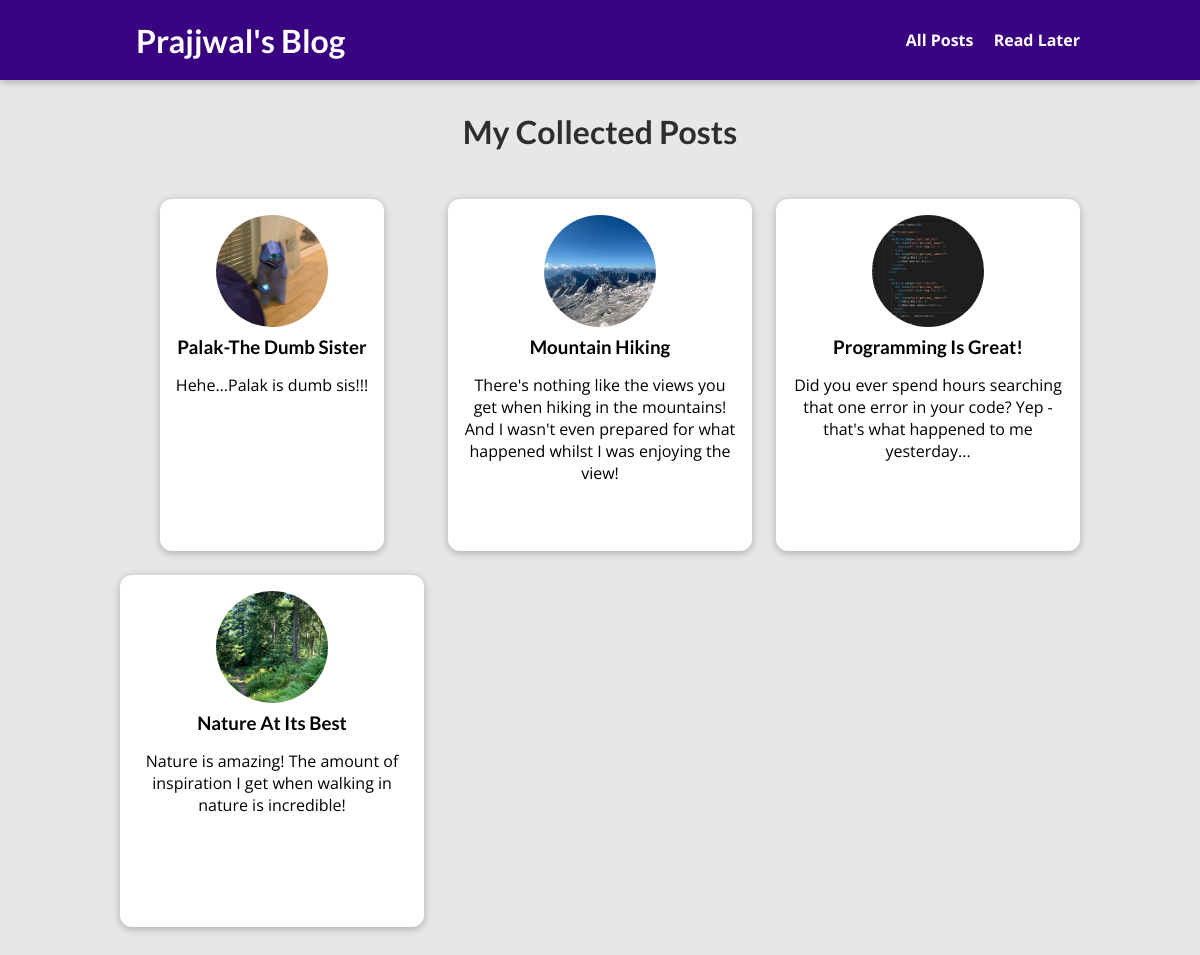
The page /posts on the database its author committed.
### blog/models.py (models this page shows, shortened)
class Post(models.Model):
    title=models.CharField(max_length=150)
    excerpt=models.CharField(max_length=200)
    image_name=models.ImageField(upload_to='images',null=True, height_field=None, width_field=None, max_length=None)
    date=models.DateField(auto_now=True, auto_now_add=False)
    slug=models.SlugField(unique=True,db_index=True)
    content=models.TextField(validators=[MinLengthValidator(10)])
    author=models.ForeignKey(Author, on_delete=models.SET_NULL,null=True,related_name='posts')
    tag=models.ManyToManyField(Tag)

### blog/views.py (the view)
# urls.py: path('posts',views.Posts.as_view(),name="posts-page"),
class Posts(ListView):
    template_name="blog/all-posts.html"
    model=Post
    ordering=["-date"]
    context_object_name="posts"

### blog/templates/blog/all-posts.html (shortened to what this page needs)
{% extends "base.html" %}
{% load static %}
{% block css_files %}
  <link rel="stylesheet" href="{% static "blog/post.css" %}" />
  <link rel="stylesheet" href="{% static "blog/all-posts.css" %}" />
{% endblock %}
{% block content %}
<section id="all-posts">
  <h2>My Collected Posts</h2>
  <ul>
    {% for post in posts  %}
        {% include "blog/includes/post.html" %}
    {% endfor %}
  </ul>
</section>
{% endblock %}

### blog/templates/blog/includes/post.html (shortened to what this page needs)
{% load static %}
<li>
  <article class="post">
    <a href="{% url "post-detail-page" post.slug %}">
       <img src="{{post.image_name.url}}" alt="{{post.title}}"
      />
      <div class="post__content">
        <h3>{{post.title}}</h3>
        <p>{{post.excerpt}}</p>
      </div>
    </a>
  </article>
</li>

### static/app.css (style rules this page uses)
* { box-sizing: border-box; }
html { font-family: 'Open Sans', 'Lato', sans-serif; }
body { margin: 0; }
h1, h2, h3 { font-family: 'Lato', sans-serif; font-weight: bold; }

### blog/static/blog/post.css (style rules this page uses)
.post { display: flex; flex-direction: column; align-items: center; text-align: center; }
.post a { text-decoration: none; color: black; transition: all 0.2s ease; padding: 1rem; }
.post img { width: 5rem; height: 5rem; object-fit: cover; border-radius: 50%; }
.post h3 { margin: 0.25rem 0; }

### blog/static/blog/all-posts.css (style rules this page uses)
body { background-color: #e7e7e7; }
#all-posts { margin: 7rem auto; width: 90%; max-width: 60rem; }
#all-posts h2 { text-align: center; font-size: 2rem; color: #2e2e2e; margin: 3rem 0; }
ul { list-style: none; margin: 0; padding: 0; display: grid; grid-template-columns: repeat(auto-fill, minmax(17rem, 1fr)); gap: 1.5rem; }
.post img { width: 7rem; height: 7rem; }
.post a { height: 22rem; transform-origin: center; box-shadow: 0 2px 8px rgba(0, 0, 0, 0.25); border-radius: 12px; background-color: white; }

### rows shown on the page
Post: image_name (picture), title "Palak-The Dumb Sister", excerpt "Hehe...Palak is dumb sis!!!"
Post: image_name (picture), title "Mountain Hiking", excerpt "There's nothing like the views you get when hiking in the mountains! And I wasn't even prepared for what happened whilst I was enjoying the view!"
Post: image_name (picture), title "Programming Is Great!", excerpt "Did you ever spend hours searching that one error in your code? Yep - that's what happened to me yesterday..."
Post: image_name (picture), title "Nature At Its Best", excerpt "Nature is amazing! The amount of inspiration I get when walking in nature is incredible!"
